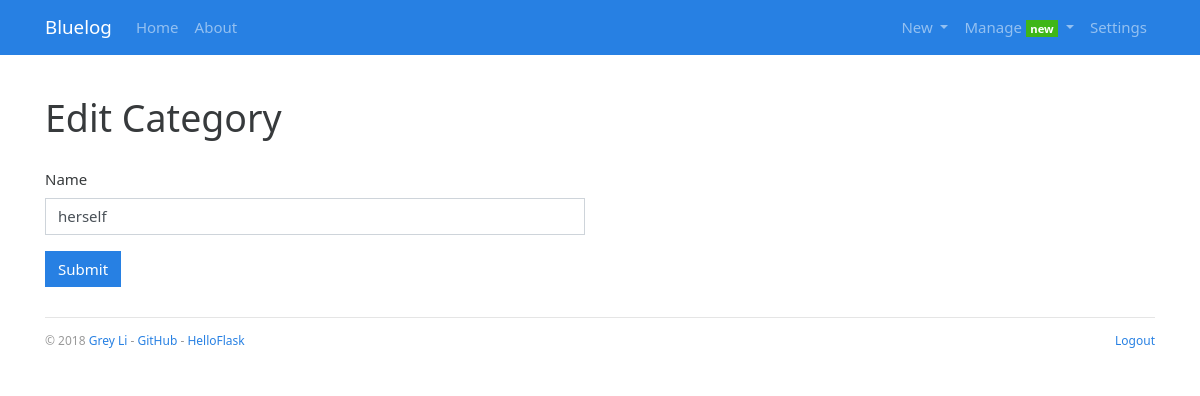
The app's page /admin/category/7/edit (signed in), older data.
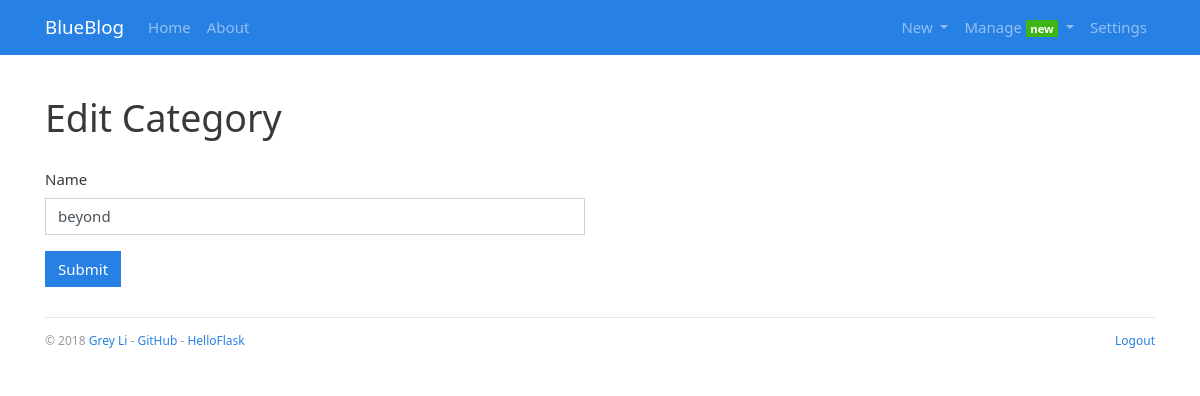
The same page, newer data.
### blueblog/models.py (models this page shows, shortened)
class Admin(db.Model, UserMixin):
    id = db.Column(db.Integer, primary_key=True)
    username = db.Column(db.String(20))
    password_hash=db.Column(db.String(128))
    blog_title = db.Column(db.String(60))
    blog_sub_title = db.Column(db.String(100))
    name = db.Column(db.String(30))
    about = db.Column(db.Text)

class Category(db.Model):
    id = db.Column(db.Integer, primary_key=True)
    name = db.Column(db.String(30), unique=True)
    posts = db.relationship('Post', back_populates='category')

### blueblog/blueprints/admin.py (the view)
@admin_bp.route('/category/<int:category_id>/edit', methods=['GET', 'POST'])
@login_required
def edit_category(category_id):
    form = CategoryForm()
    category = Category.query.get_or_404(category_id)
    if category.id == 1:
        flash('You can not edit the default category.', 'warning')
        return redirect(url_for('blog.index'))
    if form.validate_on_submit():
        category.name = form.name.data
        db.session.commit()
        flash('Category updated.', 'success')
        return redirect(url_for('.manage_category'))
    form.name.data = category.name
    return render_template('admin/edit_category.html', form=form)

### blueblog/forms.py (shortened to what this page needs)
class CategoryForm(FlaskForm):
    name = StringField('Name', validators=[DataRequired(), Length(1, 30)])
    submit = SubmitField()

### blueblog/__init__.py (called while the page is built)
def register_template_context(app):
    @app.context_processor
    def make_template_context():
        admin = Admin.query.first()
        categories = Category.query.order_by(Category.name).all()
        links = Link.query.order_by(Link.name).all()
        if current_user.is_authenticated:
            unread_comments = Comment.query.filter_by(reviewed=False).count()
        else:
            unread_comments = None
        return dict(
            admin=admin, categories=categories,
            links=links, unread_comments=unread_comments)

### blueblog/extensions.py (called while the page is built)
@login_manager.user_loader
def load_user(user_id):
    from blueblog.models import Admin
    user = Admin.query.get(int(user_id))
    return user

### blueblog/templates/admin/edit_category.html (shortened to what this page needs)
{% extends 'base.html' %}
{% from 'bootstrap/form.html' import render_form %}
{% block content %}
    <div class="page-header">
        <h1>Edit Category</h1>
    </div>
    <div class="row">
        <div class="col-md-6">
            {{ render_form(form) }}
        </div>
    </div>
{% endblock %}

### blueblog/templates/base.html (shortened to what this page needs)
{% from 'bootstrap/nav.html' import render_nav_item %}
<!DOCTYPE html>
<html lang="en">
<head>
    {% block head %}
        <link rel="stylesheet"
              href="{{ url_for('static', filename='css/%s.min.css' % request.cookies.get('theme', 'perfect_blue')) }}"
              type="text/css">
        <link rel="stylesheet" href="{{ url_for('static', filename='css/style.css') }}" type="text/css">
    {% endblock head %}
</head>
<body>
{% block nav %}
    <nav class="navbar navbar-expand-lg navbar-dark bg-primary">
        <div class="container">
            <a class="navbar-brand" href="{{ url_for('blog.index') }}">{{ admin.blog_title }}</a>
            <div class="collapse navbar-collapse" id="navbarColor01">
                <ul class="navbar-nav mr-auto">
                    {{ render_nav_item('blog.index', 'Home') }}
                    {{ render_nav_item('blog.about', 'About') }}
                </ul>
                <ul class="nav navbar-nav navbar-right">
                    {% if current_user.is_authenticated %}
                        <li class="nav-item dropdown">
                            <a href="#" class="nav-link dropdown-toggle" data-toggle="dropdown" role="button"
                               aria-haspopup="true"
                               aria-expanded="false">
                                New
                            </a>
                        </li>
                        <li class="nav-item dropdown">
                            <a href="#" class="nav-link dropdown-toggle" data-toggle="dropdown" role="button"
                               aria-haspopup="true"
                               aria-expanded="false">
                                Manage
                                {% if unread_comments %}
                                    <span class="badge badge-success">new</span>
                                {% endif %}
                            </a>
                        </li>
                        {{ render_nav_item('admin.settings', 'Settings') }}
                    {% endif %}
                </ul>
            </div>
        </div>
    </nav>
{% endblock nav %}
<main class="container">
    {% block content %}{% endblock content %}
    {% block footer %}
        <footer>
            <p class="float-left">
                <small> &copy; 2018 <a href="http://greyli.com" title="Written by Grey Li">Grey Li</a> -
                    <a href="https://github.com/greyli/bluelog" title="Fork me on GitHub">GitHub</a> -
                    <a href="http://helloflask.com" title="A HelloFlask project">HelloFlask</a>
                </small>
            </p>
            <p class="float-right">
                <small>
                    {% if current_user.is_authenticated %}
                        <a href="{{ url_for('auth.logout', next=request.full_path) }}">Logout</a>
                    {% else %}
                        <a href="{{ url_for('auth.login', next=request.full_path) }}">Login</a>
                    {% endif %}
                </small>
            </p>
        </footer>
    {% endblock footer %}
</main>
</body>
</html>

Row changes from the older to the newer data that the page shows:
changed Admin: blog_title "Bluelog" → "BlueBlog"
changed Category: name "herself" → "beyond"
